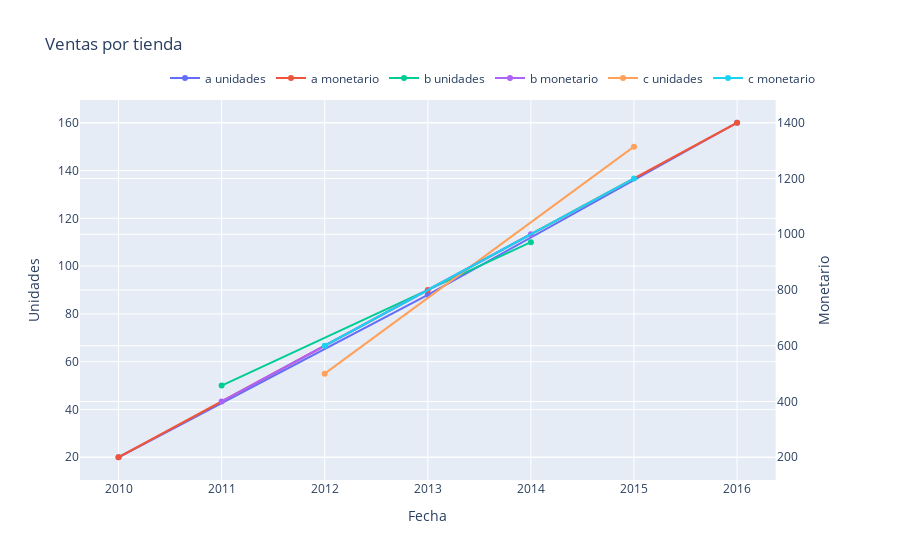

This figure's notebook cell:
### Code cell
import plotly.graph_objs as go
from plotly.subplots import make_subplots

fig = make_subplots(specs=[[{"secondary_y": True}]])
 
for tienda, datos in data:
    fig.add_trace(
        go.Scatter(x=datos['fecha'], y=datos['unidades'], name=f"{tienda} unidades"),
        secondary_y=False,
    )
    fig.add_trace(
        go.Scatter(x=datos['fecha'], y=datos['monetario'], name=f"{tienda} monetario"),
        secondary_y=True,
    )

fig.update_layout(title='Ventas por tienda',
                  xaxis_title='Fecha',
                  yaxis_title='Unidades',
                  yaxis2_title='Monetario',
                  legend=dict(
                      orientation='h',
                      yanchor='bottom',
                      y=1.02,
                      xanchor='right',
                      x=1
                  )
                 )

fig.update_traces(
    hovertemplate="<br>".join([
        "Fecha (año): %{x}",
        "Unidades: %{y}",
    ])
)

fig.show()

### Figure 1 — Plotly figure (JSON) as saved in the notebook; plotly's stock layout.template omitted (floating-point values rounded to 4 significant figures)
{"data": [{"hovertemplate": "Fecha (año): %{x}<br>Unidades: %{y}", "name": "a unidades", "type": "scatter", "x": [2010, 2013, 2016], "xaxis": "x", "y": [20, 88, 160], "yaxis": "y"}, {"hovertemplate": "Fecha (año): %{x}<br>Unidades: %{y}", "name": "a monetario", "type": "scatter", "x": [2010, 2013, 2016], "xaxis": "x", "y": [200, 800, 1400], "yaxis": "y2"}, {"hovertemplate": "Fecha (año): %{x}<br>Unidades: %{y}", "name": "b unidades", "type": "scatter", "x": [2011, 2014], "xaxis": "x", "y": [50, 110], "yaxis": "y"}, {"hovertemplate": "Fecha (año): %{x}<br>Unidades: %{y}", "name": "b monetario", "type": "scatter", "x": [2011, 2014], "xaxis": "x", "y": [400, 1000], "yaxis": "y2"}, {"hovertemplate": "Fecha (año): %{x}<br>Unidades: %{y}", "name": "c unidades", "type": "scatter", "x": [2012, 2015], "xaxis": "x", "y": [55, 150], "yaxis": "y"}, {"hovertemplate": "Fecha (año): %{x}<br>Unidades: %{y}", "name": "c monetario", "type": "scatter", "x": [2012, 2015], "xaxis": "x", "y": [600, 1200], "yaxis": "y2"}], "layout": {"legend": {"orientation": "h", "x": 1, "xanchor": "right", "y": 1.02, "yanchor": "bottom"}, "title": {"text": "Ventas por tienda"}, "xaxis": {"anchor": "y", "domain": [0, 0.94], "title": {"text": "Fecha"}}, "yaxis": {"anchor": "x", "domain": [0, 1], "title": {"text": "Unidades"}}, "yaxis2": {"anchor": "x", "overlaying": "y", "side": "right", "title": {"text": "Monetario"}}}}
